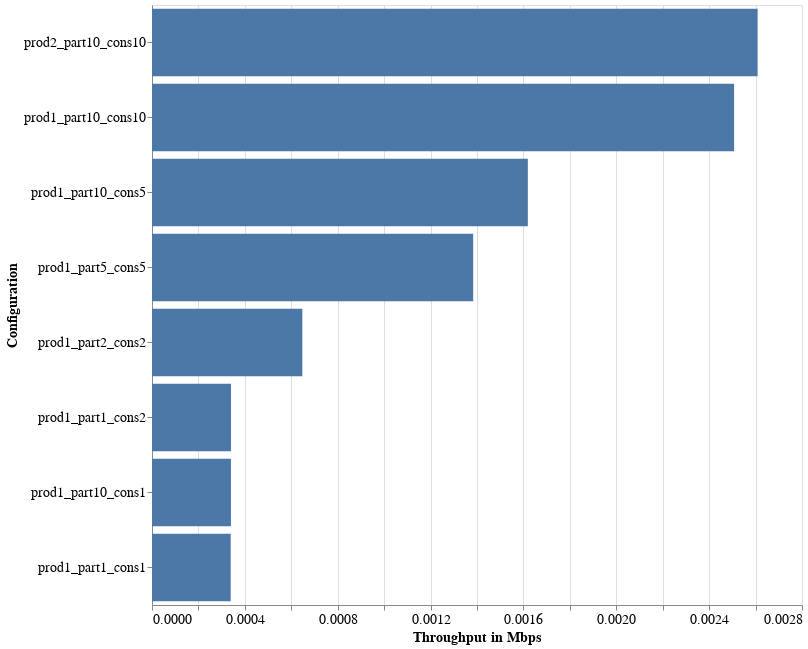

This figure's notebook cell:
### Markdown cell above
## Visualize an average throughput of the system in Mbps

### Code cell
alt.Chart(data_for_plots_df).mark_bar().encode(
    y=alt.Y("configuration", type="nominal", title='Configuration', sort=alt.Sort(field="throughput_per_sec", order="descending")),
    x=alt.X("throughput_per_sec", type='quantitative', title='Throughput in Mbps'),
).properties(
    width=650,
    height=600,
).configure_axis(
    labelFontSize=14,
    titleFontSize=14
)

### Figure 1 — Vega-Lite specification as saved in the notebook (floating-point values rounded to 4 significant figures)
{"config": {"view": {"continuousWidth": 400, "continuousHeight": 300}, "axis": {"labelFontSize": 14, "titleFontSize": 14}}, "data": {"name": "data-56d58b4d55fba46e20f737fe11decf18"}, "mark": "bar", "encoding": {"x": {"field": "throughput_per_sec", "title": "Throughput in Mbps", "type": "quantitative"}, "y": {"field": "configuration", "sort": {"field": "throughput_per_sec", "order": "descending"}, "title": "Configuration", "type": "nominal"}}, "height": 600, "width": 650, "$schema": "https://vega.github.io/schema/vega-lite/v4.17.0.json", "datasets": {"data-56d58b4d55fba46e20f737fe11decf18": [{"configuration": "prod1_part1_cons1", "throughput_per_sec": 0.0003391, "max_latency": 202.0}, {"configuration": "prod1_part1_cons2", "throughput_per_sec": 0.0003402, "max_latency": 201.4}, {"configuration": "prod1_part2_cons2", "throughput_per_sec": 0.0006476, "max_latency": 105.5}, {"configuration": "prod1_part5_cons5", "throughput_per_sec": 0.001384, "max_latency": 49.11}, {"configuration": "prod1_part10_cons1", "throughput_per_sec": 0.0003401, "max_latency": 201.4}, {"configuration": "prod1_part10_cons5", "throughput_per_sec": 0.001619, "max_latency": 41.96}, {"configuration": "prod1_part10_cons10", "throughput_per_sec": 0.002507, "max_latency": 26.95}, {"configuration": "prod2_part10_cons10", "throughput_per_sec": 0.002609, "max_latency": 25.61}]}}
